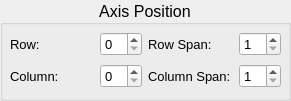
   <widget class="QGroupBox" name="groupBox_11">
    <property name="geometry">
     <rect>
      <x>860</x>
      <y>300</y>
      <width>291</width>
      <height>101</height>
     </rect>
    </property>
    <property name="font">
     <font>
      <family>Arial</family>
      <pointsize>12</pointsize>
      <weight>50</weight>
      <bold>false</bold>
     </font>
    </property>
    <property name="title">
     <string>Axis Position</string>
    </property>
    <property name="alignment">
     <set>Qt::AlignCenter</set>
    </property>
    <widget class="QWidget" name="gridLayoutWidget_5">
     <property name="geometry">
      <rect>
       <x>10</x>
       <y>30</y>
       <width>271</width>
       <height>61</height>
      </rect>
     </property>
     <property name="font">
      <font>
       <family>Arial</family>
       <pointsize>12</pointsize>
       <weight>75</weight>
       <bold>true</bold>
      </font>
     </property>
     <layout class="QGridLayout" name="gridLayout_5" columnstretch="2,1,2,1">
      <item row="0" column="0" alignment="Qt::AlignLeft">
       <widget class="QLabel" name="label_27">
        <property name="font">
         <font>
          <family>Arial</family>
          <pointsize>10</pointsize>
          <weight>50</weight>
          <bold>false</bold>
         </font>
        </property>
        <property name="text">
         <string>Row:</string>
        </property>
       </widget>
      </item>
      <item row="0" column="2">
       <widget class="QLabel" name="label_28">
        <property name="font">
         <font>
          <family>Arial</family>
          <pointsize>10</pointsize>
          <weight>50</weight>
          <bold>false</bold>
         </font>
        </property>
        <property name="text">
         <string>Row Span:</string>
        </property>
       </widget>
      </item>
      <item row="0" column="1">
       <widget class="QSpinBox" name="sbAxisRow">
        <property name="font">
         <font>
          <family>Arial</family>
          <pointsize>10</pointsize>
          <weight>50</weight>
          <bold>false</bold>
         </font>
        </property>
       </widget>
      </item>
      <item row="0" column="3">
       <widget class="QSpinBox" name="sbAxisRowSpan">
        <property name="font">
         <font>
          <family>Arial</family>
          <pointsize>10</pointsize>
          <weight>50</weight>
          <bold>false</bold>
         </font>
        </property>
        <property name="minimum">
         <number>1</number>
        </property>
       </widget>
      </item>
      <item row="1" column="0" alignment="Qt::AlignLeft">
       <widget class="QLabel" name="label_29">
        <property name="font">
         <font>
          <family>Arial</family>
          <pointsize>10</pointsize>
          <weight>50</weight>
          <bold>false</bold>
         </font>
        </property>
        <property name="text">
         <string>Column:</string>
        </property>
       </widget>
      </item>
      <item row="1" column="1">
       <widget class="QSpinBox" name="sbAxisCol">
        <property name="font">
         <font>
          <family>Arial</family>
          <pointsize>10</pointsize>
          <weight>50</weight>
          <bold>false</bold>
         </font>
        </property>
       </widget>
      </item>
      <item row="1" column="3">
       <widget class="QSpinBox" name="sbAxisColSpan">
        <property name="font">
         <font>
          <family>Arial</family>
          <pointsize>10</pointsize>
          <weight>50</weight>
          <bold>false</bold>
         </font>
        </property>
        <property name="minimum">
         <number>1</number>
        </property>
       </widget>
      </item>
      <item row="1" column="2">
       <widget class="QLabel" name="label_30">
        <property name="font">
         <font>
          <family>Arial</family>
          <pointsize>10</pointsize>
          <weight>50</weight>
          <bold>false</bold>
         </font>
        </property>
        <property name="text">
         <string>Column Span:</string>
        </property>
       </widget>
      </item>
     </layout>
    </widget>
   </widget>
